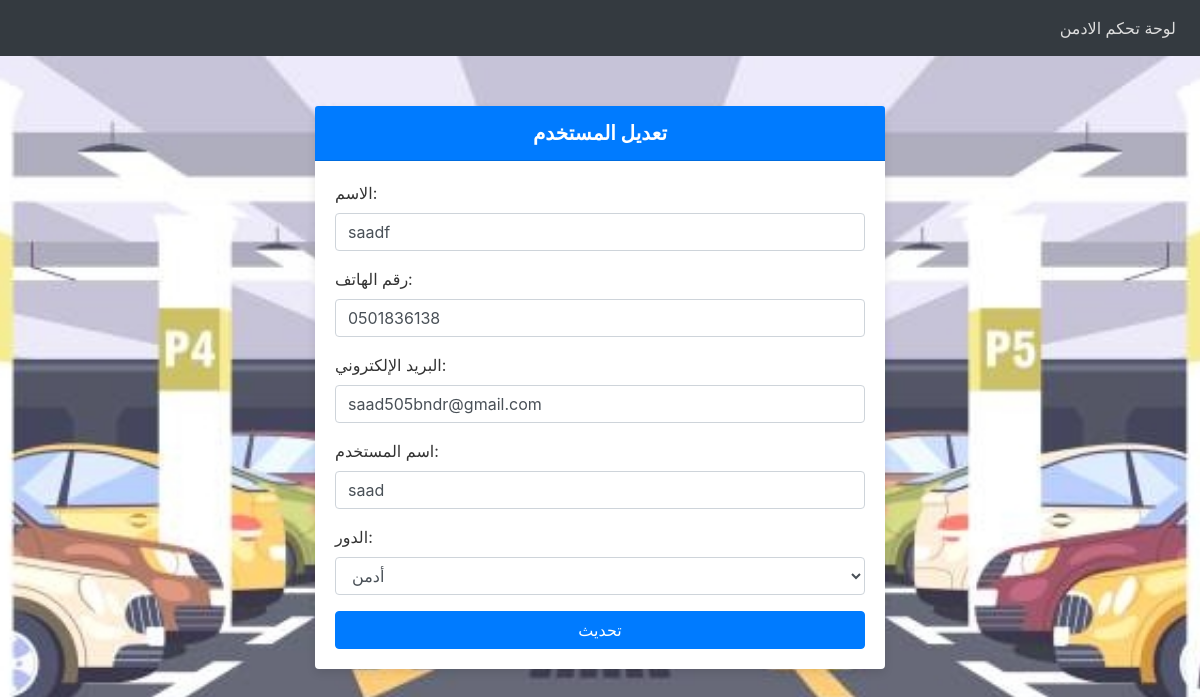
Page /edit_user.php?id=1 (signed in) on the committed database.
### tables this page shows
CREATE TABLE `users` (
  `id` int(11) NOT NULL,
  `name` varchar(100) NOT NULL,
  `phone` varchar(15) NOT NULL,
  `email` varchar(100) NOT NULL,
  `username` varchar(50) NOT NULL,
  `password` varchar(255) NOT NULL,
  `role` int(11) DEFAULT 0
);

### edit_user.php (the view, shortened to what this page needs)
<?php
$mysqli = new mysqli("localhost", "root", "", "car_park");
if (isset($_GET['id'])) {
    $user_id = $_GET['id'];
    $result = $mysqli->query("SELECT * FROM users WHERE id='$user_id'");
    $user = $result->fetch_assoc();
} else {
    header("Location: admin_dashboard.php");
    exit();
}
?>
<!DOCTYPE html>
<html lang="ar">
<head>
    <link rel="stylesheet" href="https://stackpath.bootstrapcdn.com/bootstrap/4.5.2/css/bootstrap.min.css">
</head>
<body>
    <nav class="navbar navbar-expand-lg navbar-dark">
        <div class="collapse navbar-collapse" id="navbarNav">
            <ul class="navbar-nav ml-auto">
                <li class="nav-item">
                    <a class="nav-link" href="admin_dashboard.php">لوحة تحكم الادمن</a>
            </ul>
        </div>
    </nav>
    <div class="container">
        <div class="card">
            <div class="card-header text-center">
                تعديل المستخدم
            </div>
            <div class="card-body">
                <form method="POST">
                    <div class="form-group">
                        <label>الاسم:</label>
                        <input type="text" name="name" class="form-control" value="<?= htmlspecialchars($user['name']) ?>" required>
                    </div>
                    <div class="form-group">
                        <label>رقم الهاتف:</label>
                        <input type="text" name="phone" class="form-control" value="<?= htmlspecialchars($user['phone']) ?>" required>
                    </div>
                    <div class="form-group">
                        <label>البريد الإلكتروني:</label>
                        <input type="email" name="email" class="form-control" value="<?= htmlspecialchars($user['email']) ?>" required>
                    </div>
                    <div class="form-group">
                        <label>اسم المستخدم:</label>
                        <input type="text" name="username" class="form-control" value="<?= htmlspecialchars($user['username']) ?>" required>
                    </div>
                    <div class="form-group">
                        <label>الدور:</label>
                        <select name="role" class="form-control">
                            <option value="1" <?= $user['role'] == 1 ? 'selected' : '' ?>>أدمن</option>
                        </select>
                    </div>
                    <button type="submit" class="btn btn-primary btn-block">تحديث</button>
                </form>
            </div>
        </div>
    </div>
</body>
</html>

### edit_user.php (style rules this page uses)
body { background-image: url('img/bb.jpg'); background-size: cover; background-position: center; background-attachment: fixed; color: #333; }
.navbar { background-color: #343a40; }
.navbar-nav .nav-link { color: #ddd !important; }
.container { margin-top: 50px; max-width: 600px; }
.card { box-shadow: 0px 4px 10px rgba(0, 0, 0, 0.1); border: none; }
.card-header { background-color: #007bff; color: white; font-size: 1.25rem; font-weight: bold; }
.btn-primary { background-color: #007bff; border-color: #007bff; }

### rows in the picture
users: name "saadf", phone "0501836138", email "saad505bndr@gmail.com", username "saad", role "أدمن"
